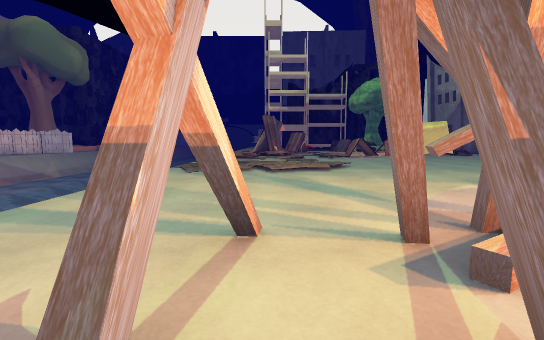
[1] (above)

20 first-person views from a walk through a scene from a Unity 3-D project. The camera is 1.3 m above the floor, tilts 6° down and sees 90° across. The floor is counted in squares, 2 m on a side. Each view is taken from the middle of a square. On the plan, view 1 faces up. The plan holds only what a view shows up to about 9 squares ahead; the rest is blank. The place goes on beyond the plan. The player character is not drawn. Some surface patterns are stand-ins.

[2]
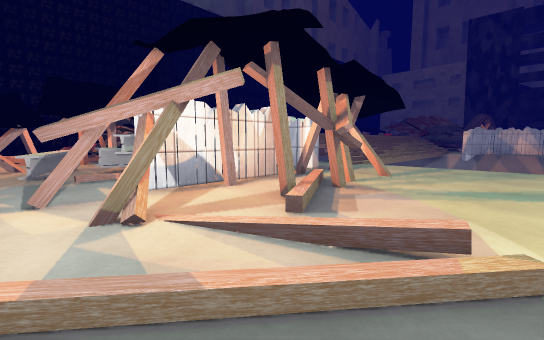

[3]
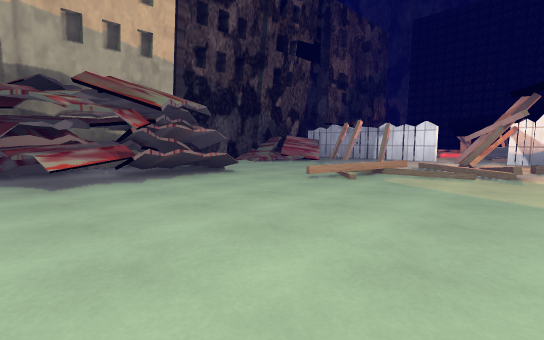

[4]
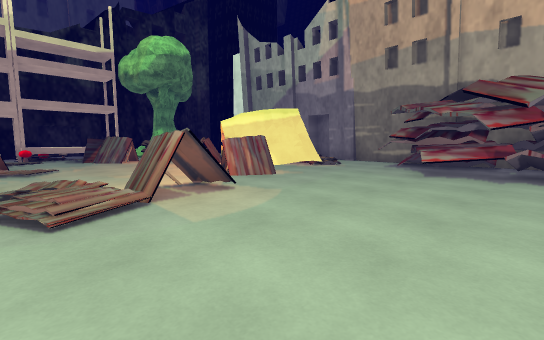

[5]
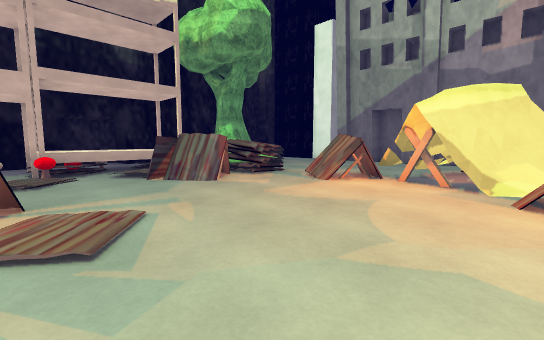

[6]
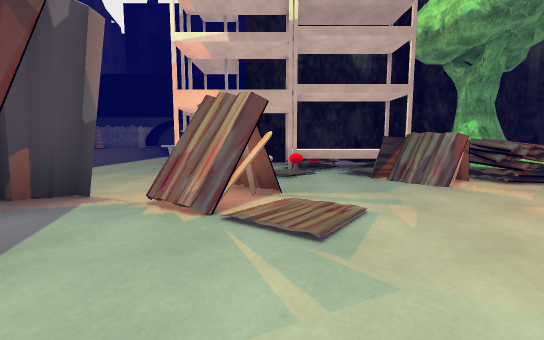

[7]
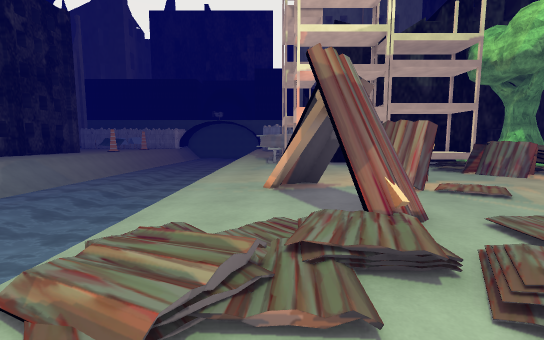

[8]
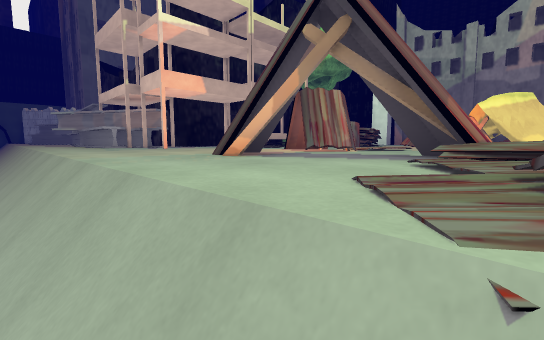

[9]
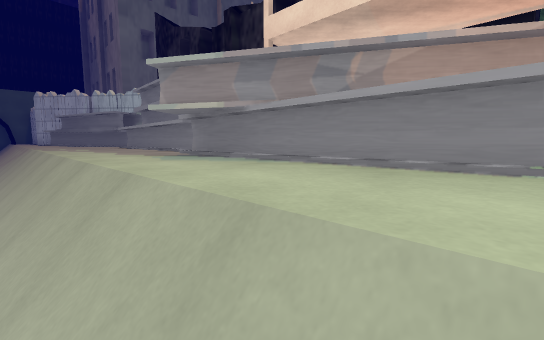

[10]
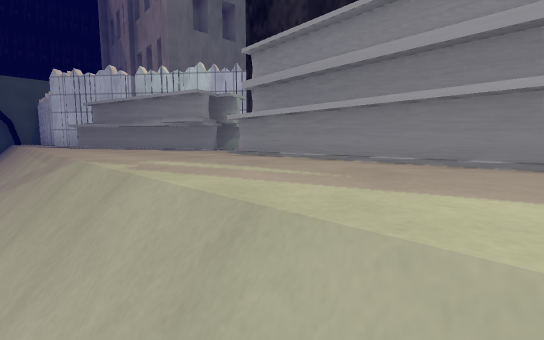

[11]
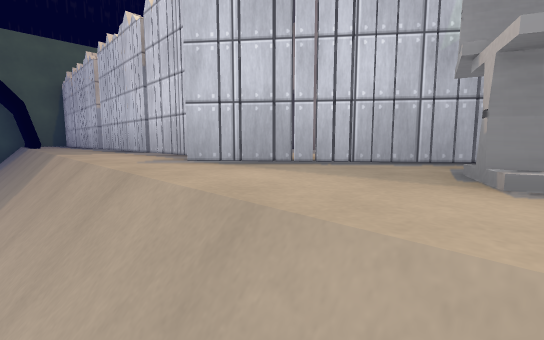

[12]
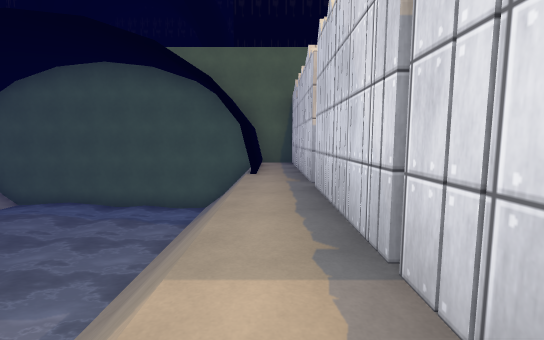

[13]
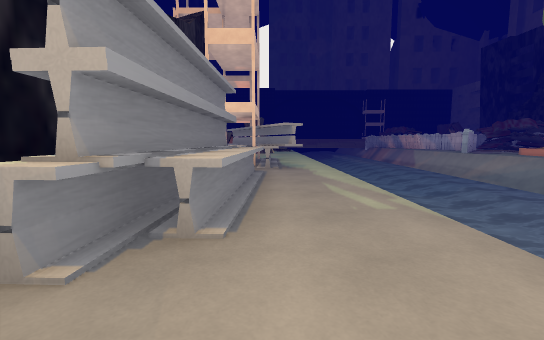

[14]
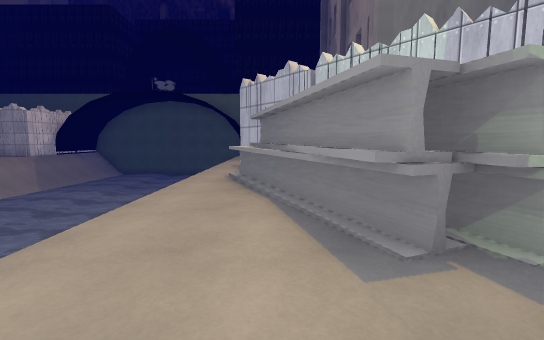

[15]
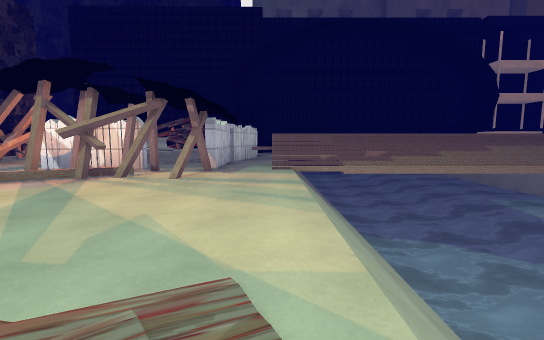

[16]
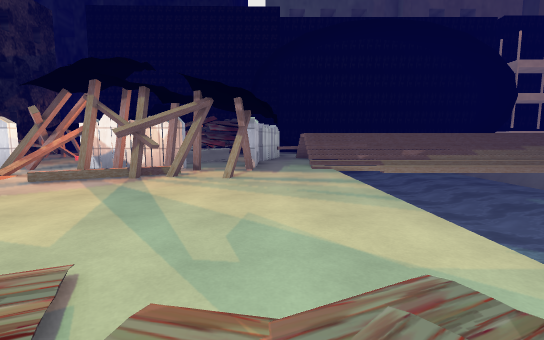

[17]
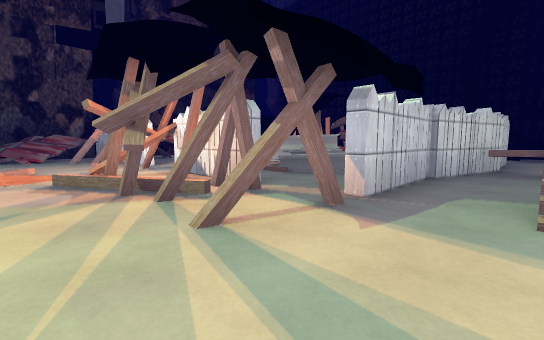

[18]
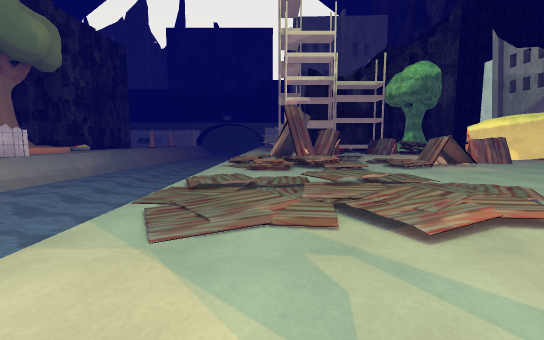

[19]
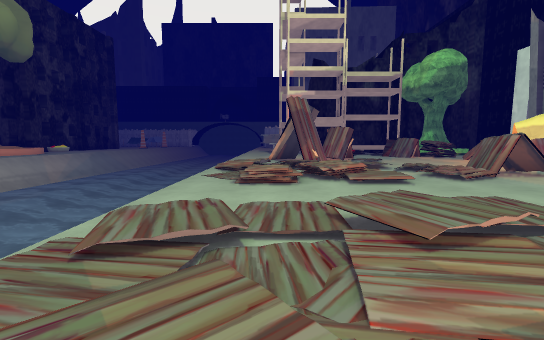

[20]
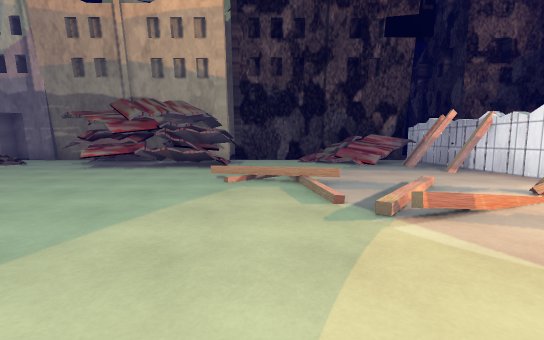

### Floor plan
Key: @ floor where view 1 was taken; # wall or solid block; x gap in a wall; . main floor; : floor 0.25 m higher than the main floor; + floor 0.5 m higher than the main floor; - floor 2.75 m lower than the main floor; / step, stairs or slope; = window, fence, low wall or low ledge; ~ water the walk can cross; ≈ water the walk keeps out of; ^ raised ledge; O other object.
Columns run from 7 left of view 1 to 11 right of it. Each row starts with its distance up from view 1.
 46   #####
 45 ≈≈≈-/##
 44 ≈≈≈-/##
 43 ≈≈≈-/##
 42 ≈≈≈-/.#
 41 ≈≈≈-/.x
 40  ≈≈-/.#
 39    -/.#  #
 38 ≈≈  /.#  #
 37 ≈≈  /.#  O
 36 ≈≈  /O#
 35 ≈≈  /.OO
 34 ≈≈  /.OOO
 33     /.OOO
 32     /.OOOO
 31     /..OOOO
 30     /..OO
 29     /..OOO
 28     /..OOO
 27     /..OO
 26 ≈≈  /.OOO
 25 ≈≈  /.O  O
 24 ≈≈  /.OOOO
 23 ≈≈  /.OO O O
 22 ≈≈  /.OO OO.O
 21     /.OOO.O.OOOOO
 20 ≈≈≈ /.....O  OOOO
 19 ≈≈≈ /..O..O/O.OO.
 18 ≈≈≈ /......OOO... O
 17 ≈≈≈ /...O...OO....O
 16 ≈≈≈ /.OOOO...OO...O
 15 ≈≈≈ /.O../....O...O
 14 ≈≈  /..O.....OOOO
 13 ≈≈  //////...O/O .O
 12 ≈≈  //// //OOO.//.O
 11 ≈≈   /////OO....OOO
 10 ≈≈   ////......OOO
  9 ≈≈  /..........OOOO
  8 ≈≈  ///+/......OOOO
  7 ≈    /.://...../OOO
  6     /..//..../..O.O
  5    ~/......../....O
  4  ≈≈~/......//..../O
  3 ≈≈≈~/......//.../ O
  2 ≈≈≈~/..#O///..../OO
  1 ≈≈≈~/..##..#..### O
  0 ≈≈≈~//#@####.## ##
 -1 ≈≈≈~/x#......O
 -2 ≈≈≈~ =#.OOOOOOO
 -3      =O OOOOO
 -4      xO  O###
 -5      .#  OO##
 -6      .#  O ##
 -7      .
 -8      ^

Positions as (right, up) in squares from view 1, and headings:
1: (0, 0), facing up
2: (5, 4), facing down-left
3: (3, 10), facing down-right
4: (2, 8), facing up-right
5: (2, 13), facing up-right
6: (2, 13), facing up
7: (-1, 11), facing up
8: (-3, 13), facing up-right
9: (-3, 21), facing up-right
10: (-3, 26), facing up-right
11: (-3, 34), facing up-right
12: (-2, 37), facing up
13: (-1, 31), facing down
14: (-1, 29), facing up
15: (-2, 7), facing down
16: (-1, 7), facing down
17: (-2, 3), facing down-right
18: (-1, 4), facing up
19: (-1, 6), facing up
20: (1, 5), facing right
